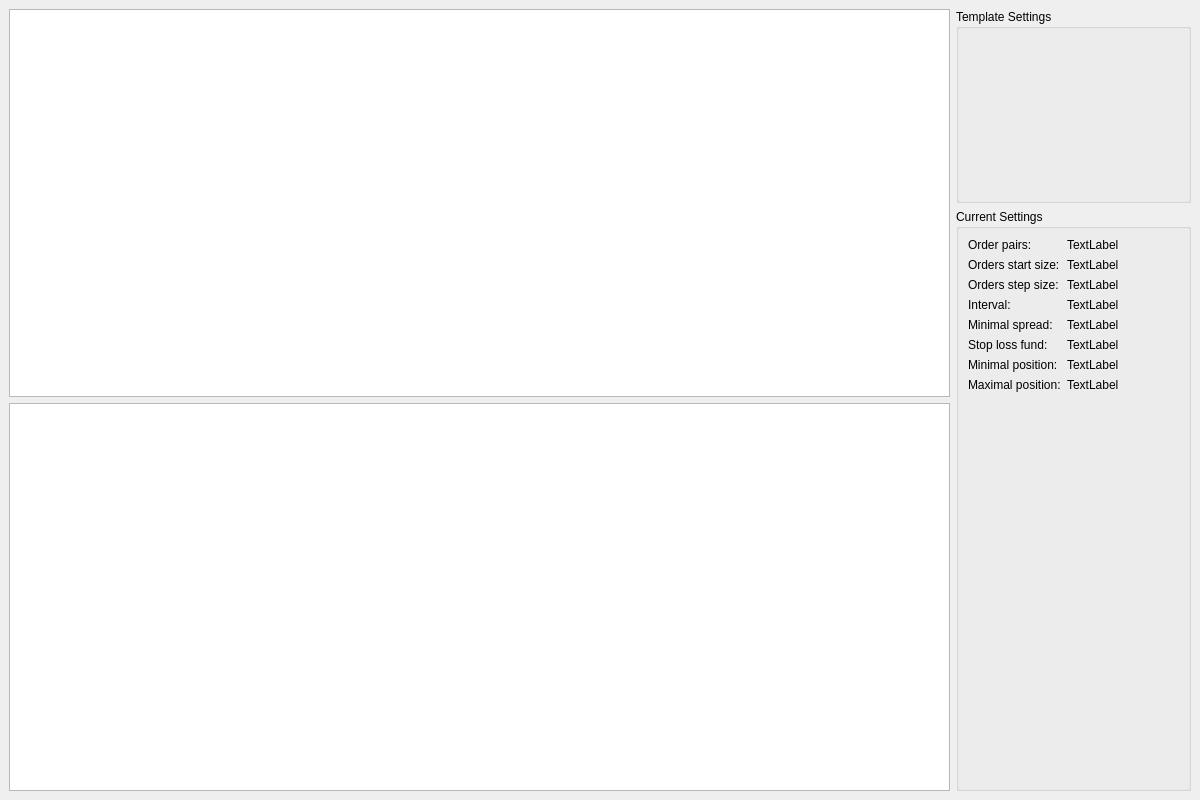
<?xml version="1.0" encoding="UTF-8"?>
<ui version="4.0">
 <class>MainWindow</class>
 <widget class="QMainWindow" name="MainWindow">
  <property name="geometry">
   <rect>
    <x>0</x>
    <y>0</y>
    <width>1200</width>
    <height>800</height>
   </rect>
  </property>
  <property name="sizePolicy">
   <sizepolicy hsizetype="Preferred" vsizetype="Preferred">
    <horstretch>0</horstretch>
    <verstretch>0</verstretch>
   </sizepolicy>
  </property>
  <property name="minimumSize">
   <size>
    <width>874</width>
    <height>720</height>
   </size>
  </property>
  <property name="cursor">
   <cursorShape>ArrowCursor</cursorShape>
  </property>
  <property name="windowTitle">
   <string>Bitmex Market Maker</string>
  </property>
  <property name="windowOpacity">
   <double>1.000000000000000</double>
  </property>
  <widget class="QWidget" name="centralwidget">
   <property name="sizePolicy">
    <sizepolicy hsizetype="Fixed" vsizetype="Fixed">
     <horstretch>0</horstretch>
     <verstretch>0</verstretch>
    </sizepolicy>
   </property>
   <layout class="QHBoxLayout" name="horizontalLayout_7" stretch="4,1">
    <item>
     <layout class="QVBoxLayout" name="verticalLayout_2" stretch="0,0">
      <item>
       <widget class="QGraphicsView" name="graphicsView"/>
      </item>
      <item>
       <widget class="QTableWidget" name="tableWidget"/>
      </item>
     </layout>
    </item>
    <item>
     <layout class="QVBoxLayout" name="verticalLayout" stretch="1,3">
      <item>
       <widget class="QGroupBox" name="groupBox_2">
        <property name="title">
         <string>Template Settings</string>
        </property>
       </widget>
      </item>
      <item>
       <widget class="QGroupBox" name="CurrenSettingsGroupBox">
        <property name="title">
         <string>Current Settings</string>
        </property>
        <layout class="QFormLayout" name="formLayout">
         <item row="1" column="0">
          <widget class="QLabel" name="label">
           <property name="text">
            <string>Order pairs:</string>
           </property>
          </widget>
         </item>
         <item row="1" column="1">
          <widget class="QLabel" name="label_2">
           <property name="text">
            <string>TextLabel</string>
           </property>
          </widget>
         </item>
         <item row="2" column="0">
          <widget class="QLabel" name="label_4">
           <property name="text">
            <string>Orders start size:</string>
           </property>
          </widget>
         </item>
         <item row="2" column="1">
          <widget class="QLabel" name="label_11">
           <property name="text">
            <string>TextLabel</string>
           </property>
          </widget>
         </item>
         <item row="3" column="0">
          <widget class="QLabel" name="label_5">
           <property name="text">
            <string>Orders step size:</string>
           </property>
          </widget>
         </item>
         <item row="3" column="1">
          <widget class="QLabel" name="label_12">
           <property name="text">
            <string>TextLabel</string>
           </property>
          </widget>
         </item>
         <item row="4" column="0">
          <widget class="QLabel" name="label_6">
           <property name="text">
            <string>Interval:</string>
           </property>
          </widget>
         </item>
         <item row="4" column="1">
          <widget class="QLabel" name="label_13">
           <property name="text">
            <string>TextLabel</string>
           </property>
          </widget>
         </item>
         <item row="5" column="0">
          <widget class="QLabel" name="label_7">
           <property name="text">
            <string>Minimal spread:</string>
           </property>
          </widget>
         </item>
         <item row="5" column="1">
          <widget class="QLabel" name="label_14">
           <property name="text">
            <string>TextLabel</string>
           </property>
          </widget>
         </item>
         <item row="6" column="0">
          <widget class="QLabel" name="label_8">
           <property name="text">
            <string>Stop loss fund:</string>
           </property>
          </widget>
         </item>
         <item row="6" column="1">
          <widget class="QLabel" name="label_3">
           <property name="text">
            <string>TextLabel</string>
           </property>
          </widget>
         </item>
         <item row="7" column="0">
          <widget class="QLabel" name="label_9">
           <property name="text">
            <string>Minimal position:</string>
           </property>
          </widget>
         </item>
         <item row="7" column="1">
          <widget class="QLabel" name="label_15">
           <property name="text">
            <string>TextLabel</string>
           </property>
          </widget>
         </item>
         <item row="8" column="0">
          <widget class="QLabel" name="label_10">
           <property name="text">
            <string>Maximal position:</string>
           </property>
          </widget>
         </item>
         <item row="8" column="1">
          <widget class="QLabel" name="label_16">
           <property name="text">
            <string>TextLabel</string>
           </property>
          </widget>
         </item>
        </layout>
       </widget>
      </item>
     </layout>
    </item>
   </layout>
  </widget>
  <action name="actionSelect_different_model">
   <property name="text">
    <string>Select different model</string>
   </property>
  </action>
  <action name="actionExit">
   <property name="text">
    <string>Exit</string>
   </property>
  </action>
  <action name="actionClear_console_log">
   <property name="text">
    <string>Clear console log</string>
   </property>
  </action>
  <action name="actionClear_console_log_at_start">
   <property name="text">
    <string>Clear console log at start</string>
   </property>
  </action>
  <action name="actionClear_console_log_2">
   <property name="text">
    <string>Clear console log</string>
   </property>
  </action>
  <action name="actionClear_log_on_start">
   <property name="checkable">
    <bool>true</bool>
   </property>
   <property name="text">
    <string>Clear log on start</string>
   </property>
  </action>
  <action name="settings_button_classic">
   <property name="checkable">
    <bool>true</bool>
   </property>
   <property name="checked">
    <bool>false</bool>
   </property>
   <property name="text">
    <string>Classic</string>
   </property>
  </action>
  <action name="settings_button_dark">
   <property name="checkable">
    <bool>true</bool>
   </property>
   <property name="text">
    <string>Dark</string>
   </property>
  </action>
  <action name="settings_button_light">
   <property name="checkable">
    <bool>true</bool>
   </property>
   <property name="checked">
    <bool>true</bool>
   </property>
   <property name="text">
    <string>Light</string>
   </property>
  </action>
  <action name="actionLoad_result">
   <property name="enabled">
    <bool>false</bool>
   </property>
   <property name="text">
    <string>Load report</string>
   </property>
  </action>
  <action name="volume_adi">
   <property name="checkable">
    <bool>true</bool>
   </property>
   <property name="text">
    <string>Accumulation/Distribution Index (ADI)</string>
   </property>
  </action>
  <action name="volume_obv">
   <property name="checkable">
    <bool>true</bool>
   </property>
   <property name="text">
    <string>On-Balance Volume (OBV)</string>
   </property>
  </action>
  <action name="volume_cmf">
   <property name="checkable">
    <bool>true</bool>
   </property>
   <property name="text">
    <string>Chaikin Money Flow (CMF)
</string>
   </property>
  </action>
  <action name="volume_fi">
   <property name="checkable">
    <bool>true</bool>
   </property>
   <property name="text">
    <string>Force Index (FI)
</string>
   </property>
  </action>
  <action name="volume_em">
   <property name="checkable">
    <bool>true</bool>
   </property>
   <property name="text">
    <string>Ease of Movement (EoM, EMV)
</string>
   </property>
  </action>
  <action name="volume_vpt">
   <property name="checkable">
    <bool>true</bool>
   </property>
   <property name="text">
    <string>Volume-price Trend (VPT)
</string>
   </property>
  </action>
  <action name="volume_nvi">
   <property name="checkable">
    <bool>true</bool>
   </property>
   <property name="text">
    <string>Negative Volume Index (NVI)
</string>
   </property>
  </action>
  <action name="volatility_atr">
   <property name="checkable">
    <bool>true</bool>
   </property>
   <property name="text">
    <string>Average True Range (ATR)
</string>
   </property>
  </action>
  <action name="volatility_bb">
   <property name="checkable">
    <bool>true</bool>
   </property>
   <property name="text">
    <string>Bollinger Bands (BB)
</string>
   </property>
  </action>
  <action name="volatility_kc">
   <property name="checkable">
    <bool>true</bool>
   </property>
   <property name="text">
    <string>Keltner Channel (KC)
</string>
   </property>
  </action>
  <action name="volatility_dc">
   <property name="checkable">
    <bool>true</bool>
   </property>
   <property name="text">
    <string>Donchian Channel (DC)
</string>
   </property>
  </action>
  <action name="trend_macd">
   <property name="checkable">
    <bool>true</bool>
   </property>
   <property name="text">
    <string>Moving Average Convergence Divergence (MACD)
</string>
   </property>
  </action>
  <action name="trend_adx">
   <property name="checkable">
    <bool>true</bool>
   </property>
   <property name="text">
    <string>Average Directional Movement Index (ADX)
</string>
   </property>
  </action>
  <action name="trend_vortex">
   <property name="checkable">
    <bool>true</bool>
   </property>
   <property name="text">
    <string>Vortex Indicator (VI)
</string>
   </property>
  </action>
  <action name="trend_trix">
   <property name="checkable">
    <bool>true</bool>
   </property>
   <property name="text">
    <string>Trix (TRIX)
</string>
   </property>
  </action>
  <action name="trend_mass_index">
   <property name="checkable">
    <bool>true</bool>
   </property>
   <property name="text">
    <string>Mass Index (MI)
</string>
   </property>
  </action>
  <action name="trend_cci">
   <property name="checkable">
    <bool>true</bool>
   </property>
   <property name="text">
    <string>Commodity Channel Index (CCI)
</string>
   </property>
  </action>
  <action name="trend_dpo">
   <property name="checkable">
    <bool>true</bool>
   </property>
   <property name="text">
    <string>Detrended Price Oscillator (DPO)
</string>
   </property>
  </action>
  <action name="trend_kst">
   <property name="checkable">
    <bool>true</bool>
   </property>
   <property name="text">
    <string>KST Oscillator (KST)
</string>
   </property>
  </action>
  <action name="trend_ichimoku">
   <property name="checkable">
    <bool>true</bool>
   </property>
   <property name="text">
    <string>Ichimoku Kinkō Hyō (Ichimoku)
</string>
   </property>
  </action>
  <action name="momentum_mfi">
   <property name="checkable">
    <bool>true</bool>
   </property>
   <property name="text">
    <string>Money Flow Index (MFI)
</string>
   </property>
  </action>
  <action name="momentum_rsi">
   <property name="checkable">
    <bool>true</bool>
   </property>
   <property name="text">
    <string>Relative Strength Index (RSI)
</string>
   </property>
  </action>
  <action name="momentum_tsi">
   <property name="checkable">
    <bool>true</bool>
   </property>
   <property name="text">
    <string>True strength index (TSI)
</string>
   </property>
  </action>
  <action name="momentum_uo">
   <property name="checkable">
    <bool>true</bool>
   </property>
   <property name="text">
    <string>Ultimate Oscillator (UO)
</string>
   </property>
  </action>
  <action name="actionStochastic_Oscillator_SR">
   <property name="checkable">
    <bool>true</bool>
   </property>
   <property name="text">
    <string>Stochastic Oscillator (SR)
</string>
   </property>
  </action>
  <action name="momentum_wr">
   <property name="checkable">
    <bool>true</bool>
   </property>
   <property name="text">
    <string>Williams %R (WR)
</string>
   </property>
  </action>
  <action name="momentum_ao">
   <property name="checkable">
    <bool>true</bool>
   </property>
   <property name="text">
    <string>Awesome Oscillator (AO)
</string>
   </property>
  </action>
  <action name="actionKaufman_s_Adaptive_Moving_Average_KAMA">
   <property name="checkable">
    <bool>true</bool>
   </property>
   <property name="text">
    <string>Kaufman's Adaptive Moving Average (KAMA)
</string>
   </property>
  </action>
  <action name="actionRate_of_Change_ROC">
   <property name="checkable">
    <bool>true</bool>
   </property>
   <property name="text">
    <string>Rate of Change (ROC)
</string>
   </property>
  </action>
  <action name="others_dr">
   <property name="checkable">
    <bool>true</bool>
   </property>
   <property name="text">
    <string>Daily Return (DR)
</string>
   </property>
  </action>
  <action name="others_dlr">
   <property name="checkable">
    <bool>true</bool>
   </property>
   <property name="text">
    <string>Daily Log Return (DLR)
</string>
   </property>
  </action>
  <action name="others_cr">
   <property name="checkable">
    <bool>true</bool>
   </property>
   <property name="text">
    <string>Cumulative Return (CR)
</string>
   </property>
  </action>
  <action name="actionTestnet">
   <property name="text">
    <string>Testnet</string>
   </property>
  </action>
  <action name="actionMainnet">
   <property name="text">
    <string>Mainnet</string>
   </property>
  </action>
  <action name="trend_sar">
   <property name="checkable">
    <bool>true</bool>
   </property>
   <property name="text">
    <string>Parabolic SAR (SAR)</string>
   </property>
  </action>
 </widget>
 <resources/>
 <connections/>
</ui>
